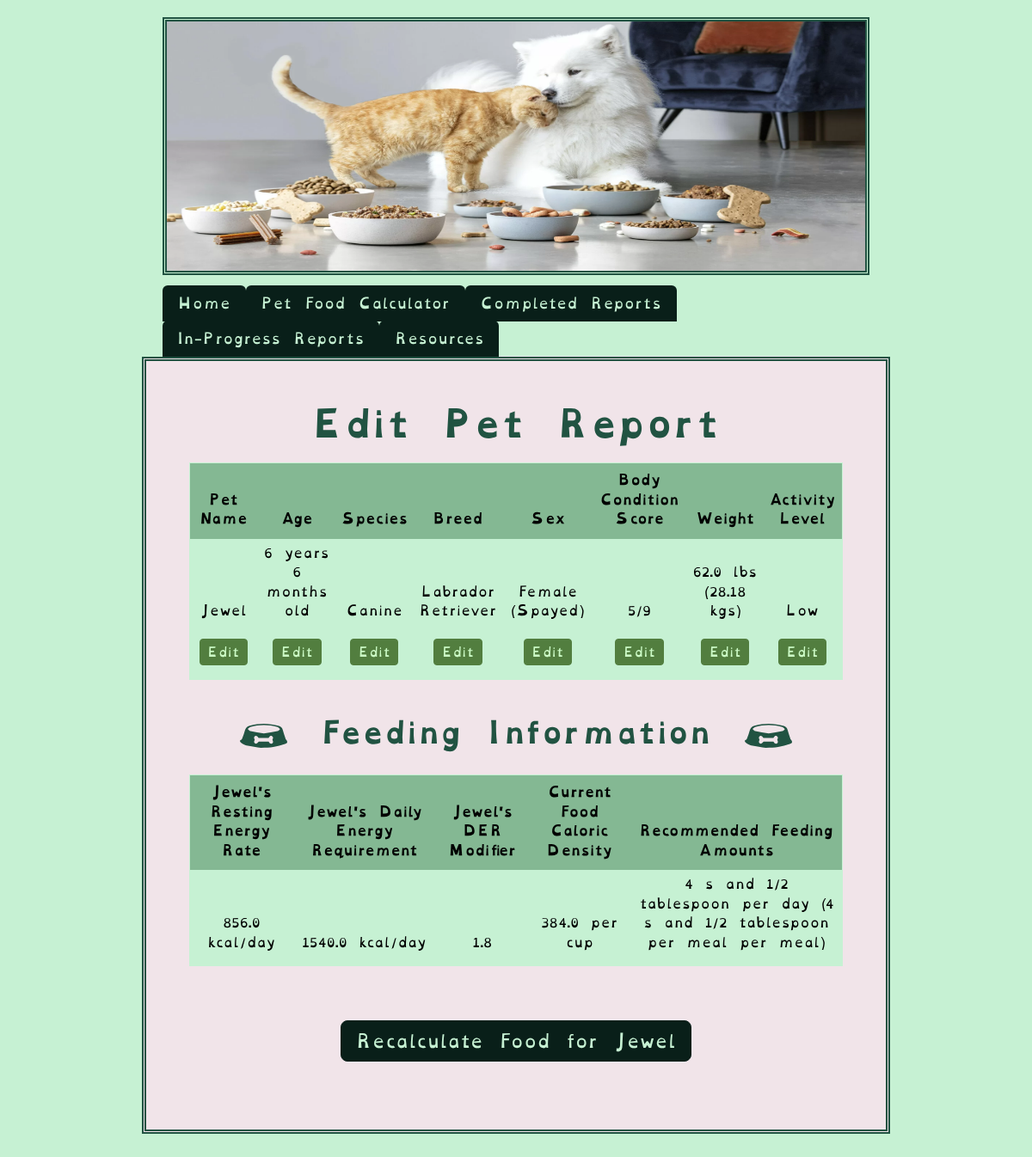
/edit_info?pet_id=1 (signed in), run on an earlier commit of the app's database.
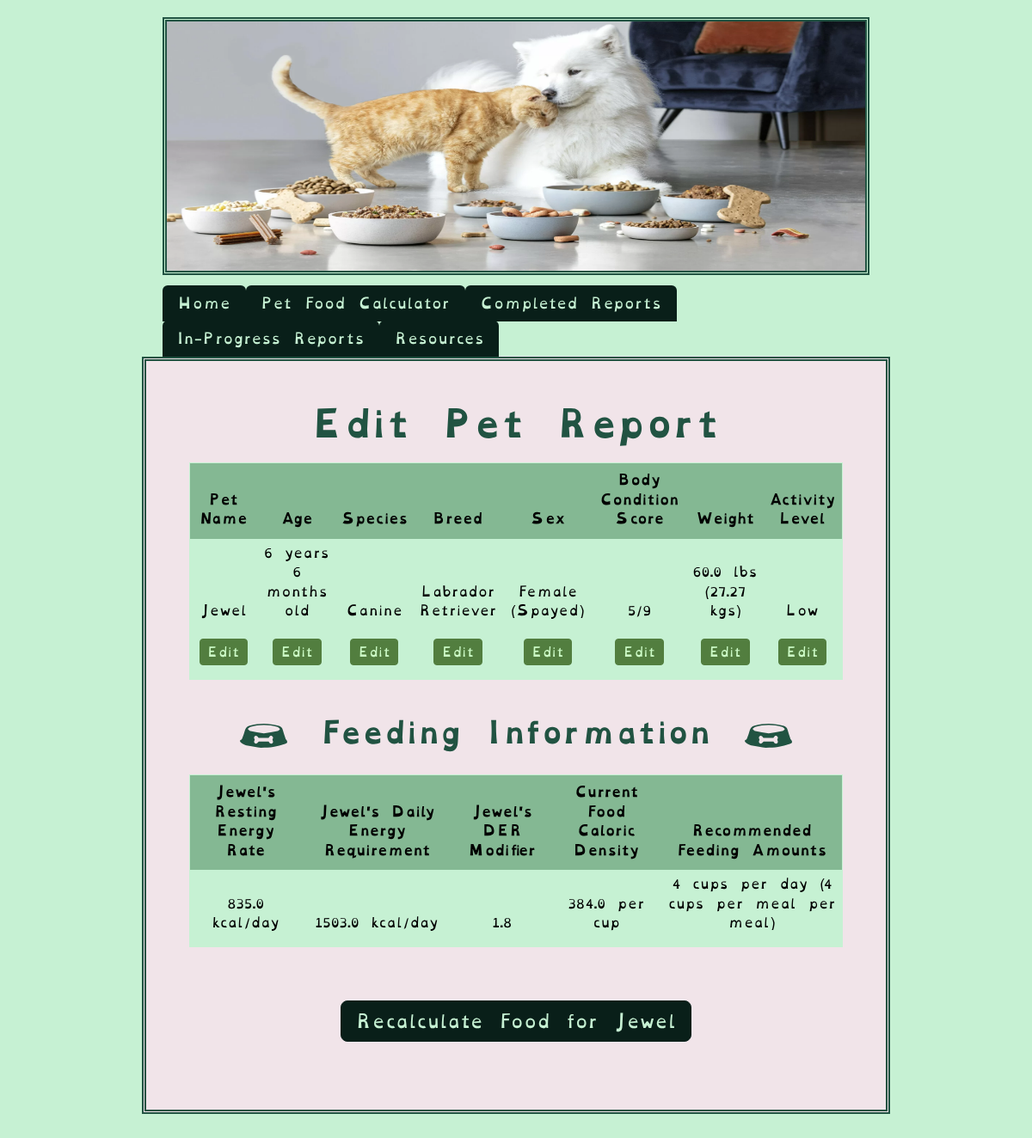
And on a later commit of the database.
### tables this page shows
CREATE TABLE "pets" (
	"pet_id"	INTEGER UNIQUE,
	"owner_id"	INTEGER,
	"name"	VARCHAR(25) NOT NULL,
	"age_in_years"	INTEGER,
	"age_in_months"	INTEGER,
	"species"	VARCHAR(10) NOT NULL,
	"breed"	VARCHAR(25),
	"canine_breed_id"	INTEGER,
	"feline_breed_id"	INTEGER,
	"sex"	INTEGER,
	"bcs"	INTEGER,
	"weight"	FLOAT,
	"units"	VARCHAR(5),
	"converted_weight"	FLOAT,
	"converted_weight_units"	VARCHAR(5),
	"body_fat_percentage"	VARCHAR(5),
	"ideal_weight_lbs"	FLOAT,
	"ideal_weight_kgs"	FLOAT,
	"is_pediatric"	BOOL,
	"is_pregnant"	BOOL,
	"weeks_gestating"	INTEGER,
	"is_nursing"	BOOL,
	"litter_size"	INTEGER,
	"weeks_nursing"	INTEGER,
	"activity_level"	INTEGER,
	"rer"	FLOAT,
	"canine_der_factor_id"	INTEGER,
	"feline_der_factor_id"	INTEGER,
	"der"	FLOAT,
	"der_modifier"	FLOAT,
	"meals_per_day"	FLOAT,
	"current_food_kcal"	FLOAT,
	"current_food_form"	INTEGER,
	"second_food_kcal" FLOAT,
	"second_food_form" INTEGER,
	"sensitive_stomach" INTEGER,
	"food_transition" INTEGER,
	"transition_length" INTEGER,
	"rec_treat_kcal_per_day"	INTEGER,
	"current_food_amt_rec"	VARCHAR(15),
	"current_food_amt_per_meal"	VARCHAR(15),
	"date_of_first_report"	DATETIME,
	"most_recent_report_date"	DATETIME,
	PRIMARY KEY("pet_id" AUTOINCREMENT),
	FOREIGN KEY("owner_id") REFERENCES "users"("id"),
	FOREIGN KEY("canine_breed_id") REFERENCES "dog_breeds"("BreedID"),
	FOREIGN KEY("canine_der_factor_id") REFERENCES "canine_der_factors"("factor_id"),
	FOREIGN KEY("feline_breed_id") REFERENCES "cat_breeds"("BreedID"),
	FOREIGN KEY("feline_der_factor_id") REFERENCES "feline_der_factors"("factor_id"),
	FOREIGN KEY("sex") REFERENCES "reproductive_statuses"("sex_id"),
	FOREIGN KEY("activity_level") REFERENCES "activity_levels"("activity_id"),
	FOREIGN KEY("current_food_form") REFERENCES "food_forms"("form_id"),
	FOREIGN KEY("second_food_form") REFERENCES "food_forms"("form_id")
);

### main.py (the view)
@app.route("/edit_info", methods=["GET", "POST"])
@login_required
def edit_info():
    pet_id = request.args.get("pet_id", type=int)
    print(pet_id)
    try:
        pet_data = db.execute(
            "SELECT * FROM pets WHERE owner_id = :user_id and pet_id = :pet_id",
            user_id=session["user_id"], pet_id=pet_id
        )
    except Exception as e:
        flash(f"Unable to find pet info. Exception: {e}")
        return render_template("edit_report.html")
    if request.method == "POST":
        print(pet_id)
    return render_template("edit_report.html", pet_data=pet_data, pet_id=pet_id)

### helpers.py (called while the page is built)
def login_required(f):
    @wraps(f)
    def decorated_funtion(*args, **kwargs):
        if session.get("user_id") == None:
            return redirect(url_for("login"))
        return f(*args, **kwargs)
    return decorated_funtion

### templates/edit_report.html (shortened to what the changed rows need)
{% extends 'base.html' %} {% block title %}Edit Pet Report{% endblock %}
{% block content %}
<h1>Edit Pet Report</h1>
<table class="table table-sm">
  <thead>
    <tr>
      <th>
        <b> Pet Name </b>
      </th>
      <th>
        <b> Age </b>
      </th>
      <th>
        <b> Species </b>
      </th>
      <th>
        <b> Breed </b>
      </th>
      <th>
        <b> Sex </b>
      </th>
      <th>
        <b> Body Condition Score </b>
      </th>
      <th>
        <b> Weight </b>
      </th>
      {% if pet_data[0].activity_level != None %}
      <th>
        <b> Activity Level </b>
      </th>
      {% endif %}
    </tr>
  </thead>
  <tbody>
    <tr>
      <td>
        {{ pet_data[0].name }}
      </td>
      <td>
        {% if pet_data[0].age_in_years == 0 and pet_data[0].age_in_months == 1
        %} {{ pet_data[0].age_in_months }} month old {% elif
        pet_data[0].age_in_years == 0 and pet_data[0].age_in_months > 1 %} {{
        pet_data[0].age_in_months }} months old {% elif pet_data[0].age_in_years
        == 1 and pet_data[0].age_in_months == 0 %} {{ pet_data[0].age_in_years
        }} year old {% elif pet_data[0].age_in_years == 1 and
        pet_data[0].age_in_months == 1 %} {{ pet_data[0].age_in_years }} year {{
        pet_data[0].age_in_months }} month old {% elif pet_data[0].age_in_years
        == 1 and pet_data[0].age_in_months > 1 %} {{ pet_data[0].age_in_years }}
        year {{ pet_data[0].age_in_months }} months old {% elif
        pet_data[0].age_in_years > 1 and pet_data[0].age_in_months == 0 %} {{
        pet_data[0].age_in_years }} years old {% elif pet_data[0].age_in_years >
        1 and pet_data[0].age_in_months == 1 %} {{ pet_data[0].age_in_years }}
        years {{ pet_data[0].age_in_months }} month old {% elif
        pet_data[0].age_in_years > 1 and pet_data[0].age_in_months > 1 %} {{
        pet_data[0].age_in_years }} years {{ pet_data[0].age_in_months }} months
        old {% endif %}
      </td>
      <td>
        {{ pet_data[0].species }}
      </td>
      <td>
        {{ pet_data[0].breed }}
      </td>
      <td>
        {% if pet_data[0].sex == 1 %} Female (Intact) {% elif pet_data[0].sex ==
        2 %} Female (Spayed) {% elif pet_data[0].sex == 3 %} Male (Intact) {%
        elif pet_data[0].sex == 4 %} Male (Neutered) {% endif %}
      </td>
      <td>
        {{ pet_data[0].bcs }}/9
      </td>
      <td>
        {{ pet_data[0].weight }} {{ pet_data[0].units }} ({{
        pet_data[0].converted_weight }} {{ pet_data[0].converted_weight_units
        }})
      </td>
      {% if pet_data[0].activity_level != None %}
      <td>
        {% if pet_data[0].activity_level == 1 %} Sedentary {% elif
        pet_data[0].activity_level == 2 %} Low {% elif
        pet_data[0].activity_level == 3 %} Moderate {% elif
        pet_data[0].activity_level == 4 %} Heavy {% endif %}
      </td>
      {% endif %}
    </tr>
  </tbody>
</table>
<div class="row">
  <h2>
    {% if pet_data[0].species == "Feline" %}
    <img
      src="{{ url_for('static', filename='assets/svg/food_bowl.svg') }}"
      alt="A bowl with a pawprint"
      class="bowl"
    />
    {% elif pet_data[0].species == "Canine" %}
    <img
      src="{{ url_for('static', filename='assets/svg/dog_food_bowl.svg') }}"
      alt="A bowl with a bone"
      class="bowl"
    />
    {% endif %} Feeding Information {% if pet_data[0].species == "Feline" %}
    <img
      src="{{ url_for('static', filename='assets/svg/food_bowl.svg') }}"
      alt="A bowl with a pawprint"
      class="bowl"
    />
    {% elif pet_data[0].species == "Canine" %}
    <img
      src="{{ url_for('static', filename='assets/svg/dog_food_bowl.svg') }}"
      alt="A bowl with a bone"
      class="bowl"
    />
    {% endif %}
  </h2>
</div>
<table class="table table-sm">
  <thead>
    <tr>
      <th>{{ pet_data[0].name }}'s Resting Energy Rate</th>
      <th>{{ pet_data[0].name }}'s Daily Energy Requirement</th>
      <th>{{ pet_data[0].name }}'s DER Modifier</th>
      <th>Current Food Caloric Density</th>
      <th>Recommended Feeding Amounts</th>
    </tr>
  </thead>
  <tbody class="feeding_info_report">
    <tr>
      <td>{{ pet_data[0].rer }} kcal/day</td>
      <td>{{ pet_data[0].der }} kcal/day</td>
      <td>{{ pet_data[0].der_modifier }}</td>
      <td>
        {{ pet_data[0].current_food_kcal }} per
        {% if pet_data[0].current_food_form == 1 %}
          cup
        {% elif pet_data[0].current_food_form == 2 %}
          can
        {% elif pet_data[0].current_food_form == 3 %}
          pouch
        {% endif %}
      </td>
      <td>
        {{ pet_data[0].current_food_amt_rec }} ({{
        pet_data[0].current_food_amt_per_meal }} per meal)
      </td>
    </tr>
  </tbody>
</table>
{% if pet_data[0].is_pediatric == 0 and pet_data[0].is_pregnant == 1 and
pet_data[0].is_nursing != 1 %}
<div class="button-container">
  <a href="{{ url_for('current_food', pet_id=pet_data[0].pet_id) }}">
    <button type="button" class="btn btn-secondary btn-lg">
      Recalculate Food for {{ pet_data[0].name }}
    </button>
  </a>
</div>
{% else %}
<div class="button-container">
  <a href="{{ url_for('pet_condition', pet_id=pet_data[0].pet_id) }}">
    <button type="button" class="btn btn-secondary btn-lg">
      Recalculate Food for {{ pet_data[0].name }}
    </button>
  </a>
</div>
{% endif %} {% endblock %}

What changed in the data, as far as the page shows it:
changed pets "Jewel": weight "62.0" → "60.0"; converted_weight "28.18" → "27.27"; rer "856.0" → "835.0"; der "1540.0" → "1503.0"; current_food_amt_rec "4 s and 1/2 tablespoon per day" → "4 cups per day"; current_food_amt_per_meal "4 s and 1/2 tablespoon per meal" → "4 cups per meal"
